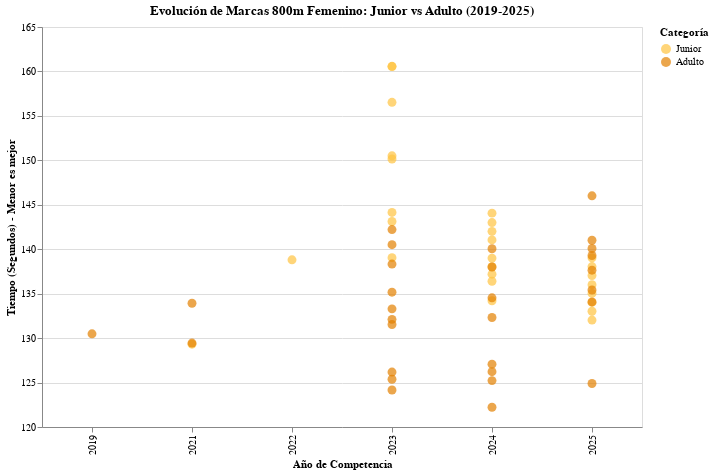

Source (notebook cell):
### Code cell
import altair as alt
import pandas as pd

path = "/content/800m_femenino.csv"

try:

    df = pd.read_csv(path, sep=";", encoding="latin-1")
except FileNotFoundError:
    print(f"No se encontró el archivo en {path}. Verifica la ruta.")


def parse_time(x):
    if pd.isna(x):
        return None
    s = str(x).lower().replace(" min", "").strip()
    s = s.replace(",", ".")

    parts = s.split('.')
    try:
        if len(parts) == 3:
            minutes = int(parts[0])
            seconds = int(parts[1])
            hundredths = int(parts[2])
            return minutes * 60 + seconds + hundredths / 100.0
        elif len(parts) == 2:
            return float(s)
    except ValueError:
        return None
    return None

df["tiempo_segundos"] = df["Marca"].apply(parse_time)


df = df.dropna(subset=["tiempo_segundos", "Año"]).copy()
df = df[df["Año"] >= 2019].copy()
df["Año"] = df["Año"].astype(int)
df["Prueba"] = df["Prueba"].str.strip()


df['Categoria'] = df['Categoria'].replace({
    'Adulto Femenino': 'Adulto',
    'Juvenil/Junior Femenino': 'Junior'
})


chart = alt.Chart(df).mark_circle(size=80).encode(
    x=alt.X('Año:O', title='Año de Competencia'),
    y=alt.Y('tiempo_segundos:Q',
            title='Tiempo (Segundos) - Menor es mejor',
            scale=alt.Scale(zero=False, padding=1)),
    color=alt.Color('Categoria:N', legend=alt.Legend(title="Categoría"), scale=alt.Scale(
        domain=['Junior', 'Adulto'],
        range=['#ffc340', '#e28000']
    )),
    tooltip=[
        alt.Tooltip('Nombre Atleta', title='Atleta'),
        alt.Tooltip('Marca', title='Marca Oficial'),
        alt.Tooltip('tiempo_segundos', title='Segundos', format='.2f'),
        alt.Tooltip('Competencia'),
        alt.Tooltip('Año'),
        alt.Tooltip('Categoria')
    ]
).properties(
    title='Evolución de Marcas 800m Femenino: Junior vs Adulto (2019-2025)',
    width=600,
    height=400
).interactive()


nombre_archivo = 'comparacion_800m_femenino.html'
chart.save(nombre_archivo)

print(f"¡Listo! El gráfico corregido se ha guardado como '{nombre_archivo}'.")
chart

### Figure 1 — Vega-Lite specification as saved in the notebook (floating-point values rounded to 4 significant figures)
{"config": {"view": {"continuousWidth": 300, "continuousHeight": 300}}, "data": {"name": "data-13bd58c14c874f2dc83e2ef0b78f4cd0"}, "mark": {"type": "circle", "size": 80}, "encoding": {"color": {"field": "Categoria", "legend": {"title": "Categoría"}, "scale": {"domain": ["Junior", "Adulto"], "range": ["#ffc340", "#e28000"]}, "type": "nominal"}, "tooltip": [{"field": "Nombre Atleta", "title": "Atleta", "type": "nominal"}, {"field": "Marca", "title": "Marca Oficial", "type": "nominal"}, {"field": "tiempo_segundos", "format": ".2f", "title": "Segundos", "type": "quantitative"}, {"field": "Competencia", "type": "nominal"}, {"field": "Año", "type": "quantitative"}, {"field": "Categoria", "type": "nominal"}], "x": {"field": "Año", "title": "Año de Competencia", "type": "ordinal"}, "y": {"field": "tiempo_segundos", "scale": {"padding": 1, "zero": false}, "title": "Tiempo (Segundos) - Menor es mejor", "type": "quantitative"}}, "height": 400, "params": [{"name": "param_5", "select": {"type": "interval", "encodings": ["x", "y"]}, "bind": "scales"}], "title": "Evolución de Marcas 800m Femenino: Junior vs Adulto (2019-2025)", "width": 600, "$schema": "https://vega.github.io/schema/vega-lite/v5.20.1.json", "datasets": {"data-13bd58c14c874f2dc83e2ef0b78f4cd0": [{"Categoria": "Adulto", "Prueba": "800m", "Marca": "2.05.37 min", "Año": 2023, "Competencia": "Panamericanos Santiago adulto", "Nombre Atleta": "Berdine Castillo Lillo", "tiempo_segundos": 125.4}, {"Categoria": "Junior", "Prueba": "800m", "Marca": "2.09.32 min", "Año": 2021, "Competencia": "Panamericanos junior Cali-Valle", "Nombre Atleta": "Berdine Castillo Lillo", "tiempo_segundos": 129.3}, {"Categoria": "Adulto", "Prueba": "800m", "Marca": "2.10.48 min", "Año": 2019, "Competencia": "Sudamericano Adulto", "Nombre Atleta": "Berdine Castillo", "tiempo_segundos": 130.5}, {"Categoria": "Adulto", "Prueba": "800m", "Marca": "2.09.44 min", "Año": 2021, "Competencia": "Sudamericano Adulto", "Nombre Atleta": "Berdine Castillo", "tiempo_segundos": 129.4}, {"Categoria": "Adulto", "Prueba": "800m", "Marca": "2.13.92 min", "Año": 2021, "Competencia": "Sudamericano Adulto", "Nombre Atleta": "Josefa Quezada", "tiempo_segundos": 133.9}, {"Categoria": "Adulto", "Prueba": "800m", "Marca": "2.04.16 min", "Año": 2023, "Competencia": "Sudamericano Adulto", "Nombre Atleta": "Berdine Castillo", "tiempo_segundos": 124.2}, {"Categoria": "Junior", "Prueba": "800m", "Marca": "2.18.81 min", "Año": 2022, "Competencia": "Sudamericano Escolar", "Nombre Atleta": "Karla Pulgar", "tiempo_segundos": 138.8}, {"Categoria": "Junior", "Prueba": "800m", "Marca": "2.17.19 min", "Año": 2024, "Competencia": "Sudamericano Escolar", "Nombre Atleta": "Fernanda Pavez", "tiempo_segundos": 137.2}, {"Categoria": "Junior", "Prueba": "800m", "Marca": "2.19.05 min", "Año": 2023, "Competencia": "Nacional Escolar", "Nombre Atleta": "Valentina Cancino", "tiempo_segundos": 139.1}, {"Categoria": "Junior", "Prueba": "800m", "Marca": "2.23.12 min", "Año": 2023, "Competencia": "Nacional Escolar", "Nombre Atleta": "Josefa Pradenas", "tiempo_segundos": 143.1}, {"Categoria": "Junior", "Prueba": "800m", "Marca": "2.24.14 min", "Año": 2023, "Competencia": "Nacional Escolar", "Nombre Atleta": "Melí Amancay", "tiempo_segundos": 144.1}, {"Categoria": "Junior", "Prueba": "800m", "Marca": "2.30.15 min", "Año": 2023, "Competencia": "Nacional Escolar", "Nombre Atleta": "Khrisna Ferrat", "tiempo_segundos": 150.2}, {"Categoria": "Junior", "Prueba": "800m", "Marca": "2.30.51 min", "Año": 2023, "Competencia": "Nacional Escolar", "Nombre Atleta": "Emmie Hemke", "tiempo_segundos": 150.5}, {"Categoria": "Junior", "Prueba": "800m", "Marca": "2.36.53 min", "Año": 2023, "Competencia": "Nacional Escolar", "Nombre Atleta": "Sara Belén", "tiempo_segundos": 156.5}, {"Categoria": "Junior", "Prueba": "800m", "Marca": "2.40.55 min", "Año": 2023, "Competencia": "Nacional Escolar", "Nombre Atleta": "Antonia Jones", "tiempo_segundos": 160.6}, {"Categoria": "Junior", "Prueba": "800m", "Marca": "2.40.58 min", "Año": 2023, "Competencia": "Nacional Escolar", "Nombre Atleta": "Emely Delegado", "tiempo_segundos": 160.6}, {"Categoria": "Junior", "Prueba": "800m", "Marca": "2.14.20 min", "Año": 2024, "Competencia": "Nacional Escolar", "Nombre Atleta": "Florencia Castillo", "tiempo_segundos": 134.2}, {"Categoria": "Junior", "Prueba": "800m", "Marca": "2.16.40 min", "Año": 2024, "Competencia": "Nacional Escolar", "Nombre Atleta": "Martina Torres", "tiempo_segundos": 136.4}, {"Categoria": "Junior", "Prueba": "800m", "Marca": "2.18.3 min", "Año": 2024, "Competencia": "Nacional Escolar", "Nombre Atleta": "Daniela Rojas", "tiempo_segundos": 138.0}, {"Categoria": "Junior", "Prueba": "800m", "Marca": "2.19.0 min", "Año": 2024, "Competencia": "Nacional Escolar", "Nombre Atleta": "Josefa Rivas", "tiempo_segundos": 139.0}, {"Categoria": "Junior", "Prueba": "800m", "Marca": "2.21.5 min", "Año": 2024, "Competencia": "Nacional Escolar", "Nombre Atleta": "Karla Salazar", "tiempo_segundos": 141.1}, {"Categoria": "Junior", "Prueba": "800m", "Marca": "2.22.1 min", "Año": 2024, "Competencia": "Nacional Escolar", "Nombre Atleta": "Anaís Molina", "tiempo_segundos": 142.0}, {"Categoria": "Junior", "Prueba": "800m", "Marca": "2.23.0 min", "Año": 2024, "Competencia": "Nacional Escolar", "Nombre Atleta": "Constanza Pérez", "tiempo_segundos": 143.0}, {"Categoria": "Junior", "Prueba": "800m", "Marca": "2.24.6 min", "Año": 2024, "Competencia": "Nacional Escolar", "Nombre Atleta": "María López", "tiempo_segundos": 144.1}, {"Categoria": "Junior", "Prueba": "800m", "Marca": "2.12. 3 min", "Año": 2025, "Competencia": "Nacional Escolar", "Nombre Atleta": "Sofía Herrera", "tiempo_segundos": 132.0}, {"Categoria": "Junior", "Prueba": "800m", "Marca": "2.13. 2 min", "Año": 2025, "Competencia": "Nacional Escolar", "Nombre Atleta": "Valentina Castro", "tiempo_segundos": 133.0}, {"Categoria": "Junior", "Prueba": "800m", "Marca": "2.14. 2 min", "Año": 2025, "Competencia": "Nacional Escolar", "Nombre Atleta": "Josefa Torres", "tiempo_segundos": 134.0}, {"Categoria": "Junior", "Prueba": "800m", "Marca": "2.15. 3 min", "Año": 2025, "Competencia": "Nacional Escolar", "Nombre Atleta": "Martina López", "tiempo_segundos": 135.0}, {"Categoria": "Junior", "Prueba": "800m", "Marca": "2.16. 1 min", "Año": 2025, "Competencia": "Nacional Escolar", "Nombre Atleta": "Catalina Rojas", "tiempo_segundos": 136.0}, {"Categoria": "Junior", "Prueba": "800m", "Marca": "2.17. 4 min", "Año": 2025, "Competencia": "Nacional Escolar", "Nombre Atleta": "Carolina Díaz", "tiempo_segundos": 137.0}, {"Categoria": "Junior", "Prueba": "800m", "Marca": "2.18. 5 min", "Año": 2025, "Competencia": "Nacional Escolar", "Nombre Atleta": "Paula Gutiérrez", "tiempo_segundos": 138.1}, {"Categoria": "Junior", "Prueba": "800m", "Marca": "2.19. 3 min", "Año": 2025, "Competencia": "Nacional Escolar", "Nombre Atleta": "Fernanda Silva", "tiempo_segundos": 139.0}, {"Categoria": "Adulto", "Prueba": "800m", "Marca": "2.06.18 min", "Año": 2023, "Competencia": "Nacional Adulto", "Nombre Atleta": "Berdine Castullo", "tiempo_segundos": 126.2}, {"Categoria": "Adulto", "Prueba": "800m", "Marca": "2.11.53 min", "Año": 2023, "Competencia": "Nacional Adulto", "Nombre Atleta": "Javiera Faletto", "tiempo_segundos": 131.5}, {"Categoria": "Adulto", "Prueba": "800m", "Marca": "2.12.11 min", "Año": 2023, "Competencia": "Nacional Adulto", "Nombre Atleta": "Valentina Barrientos", "tiempo_segundos": 132.1}, {"Categoria": "Adulto", "Prueba": "800m", "Marca": "2.13.29 min", "Año": 2023, "Competencia": "Nacional Adulto", "Nombre Atleta": "Andrea Jara", "tiempo_segundos": 133.3}, {"Categoria": "Adulto", "Prueba": "800m", "Marca": "2.15.17 min", "Año": 2023, "Competencia": "Nacional Adulto", "Nombre Atleta": "Javiera Cerna", "tiempo_segundos": 135.2}, {"Categoria": "Adulto", "Prueba": "800m", "Marca": "2.18.33 min", "Año": 2023, "Competencia": "Nacional Adulto", "Nombre Atleta": "Camila Ugarte", "tiempo_segundos": 138.3}, {"Categoria": "Adulto", "Prueba": "800m", "Marca": "2.20.51 min", "Año": 2023, "Competencia": "Nacional Adulto", "Nombre Atleta": "Liusmires Valenzuela", "tiempo_segundos": 140.5}, {"Categoria": "Adulto", "Prueba": "800m", "Marca": "2.22.21 min", "Año": 2023, "Competencia": "Nacional Adulto", "Nombre Atleta": "Matilde Ruiz", "tiempo_segundos": 142.2}, {"Categoria": "Adulto", "Prueba": "800m", "Marca": "2.02.22 min", "Año": 2024, "Competencia": "Nacional Adulto", "Nombre Atleta": "Berdine Castillo", "tiempo_segundos": 122.2}, {"Categoria": "Adulto", "Prueba": "800m", "Marca": "2.05.22 min", "Año": 2024, "Competencia": "Nacional Adulto", "Nombre Atleta": "Josefa Quezada", "tiempo_segundos": 125.2}, {"Categoria": "Adulto", "Prueba": "800m", "Marca": "2.06.22 min", "Año": 2024, "Competencia": "Nacional Adulto", "Nombre Atleta": "Valentina Barrientos", "tiempo_segundos": 126.2}, {"Categoria": "Adulto", "Prueba": "800m", "Marca": "2.07.07 min", "Año": 2024, "Competencia": "Nacional Adulto", "Nombre Atleta": "Maria Fernandez", "tiempo_segundos": 127.1}, {"Categoria": "Adulto", "Prueba": "800m", "Marca": "2.12.32 min", "Año": 2024, "Competencia": "Nacional Adulto", "Nombre Atleta": "Matilde Ruiz", "tiempo_segundos": 132.3}, {"Categoria": "Adulto", "Prueba": "800m", "Marca": "2.14.53 min", "Año": 2024, "Competencia": "Nacional Adulto", "Nombre Atleta": "Andrea Jara", "tiempo_segundos": 134.5}, {"Categoria": "Adulto", "Prueba": "800m", "Marca": "2.18.00 min", "Año": 2024, "Competencia": "Nacional Adulto", "Nombre Atleta": "Lisette Ureta", "tiempo_segundos": 138.0}, {"Categoria": "Adulto", "Prueba": "800m", "Marca": "2.20.05 min", "Año": 2024, "Competencia": "Nacional Adulto", "Nombre Atleta": "Camila Ugarte", "tiempo_segundos": 140.1}, {"Categoria": "Adulto", "Prueba": "800m", "Marca": "2.04.89 min", "Año": 2025, "Competencia": "Nacional Adulto", "Nombre Atleta": "Berdine Castillo", "tiempo_segundos": 124.9}, {"Categoria": "Adulto", "Prueba": "800m", "Marca": "2.14.07 min", "Año": 2025, "Competencia": "Nacional Adulto", "Nombre Atleta": "Cecilia Gomez", "tiempo_segundos": 134.1}, {"Categoria": "Adulto", "Prueba": "800m", "Marca": "2.15.41 min", "Año": 2025, "Competencia": "Nacional Adulto", "Nombre Atleta": "Valentina Barrientos", "tiempo_segundos": 135.4}, {"Categoria": "Adulto", "Prueba": "800m", "Marca": "2.17.64 min", "Año": 2025, "Competencia": "Nacional Adulto", "Nombre Atleta": "Javiera Cerna", "tiempo_segundos": 137.6}, {"Categoria": "Adulto", "Prueba": "800m", "Marca": "2.19.29 min", "Año": 2025, "Competencia": "Nacional Adulto", "Nombre Atleta": "Sofía Llanos", "tiempo_segundos": 139.3}, {"Categoria": "Adulto", "Prueba": "800m", "Marca": "2.20.08 min", "Año": 2025, "Competencia": "Nacional Adulto", "Nombre Atleta": "Valentina Diaz", "tiempo_segundos": 140.1}, {"Categoria": "Adulto", "Prueba": "800m", "Marca": "2.21.01 min", "Año": 2025, "Competencia": "Nacional Adulto", "Nombre Atleta": "Karla Pulgar", "tiempo_segundos": 141.0}, {"Categoria": "Adulto", "Prueba": "800m", "Marca": "2.26.01 min", "Año": 2025, "Competencia": "Nacional Adulto", "Nombre Atleta": "Agustina Ureta", "tiempo_segundos": 146.0}]}}
